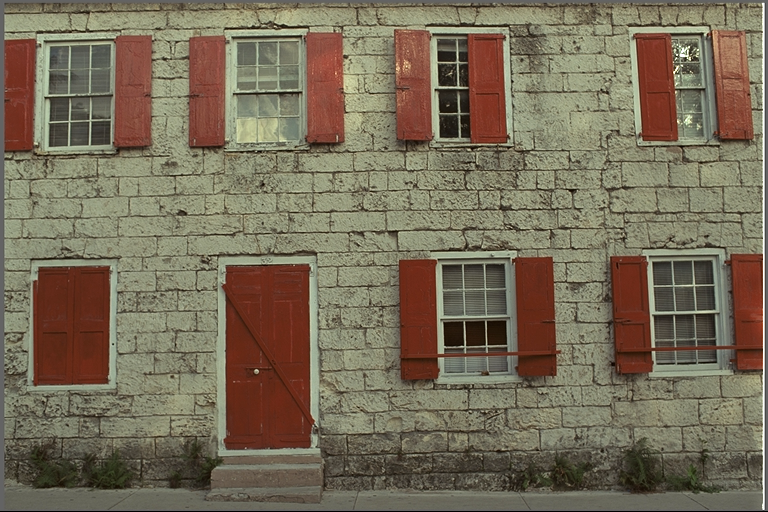
//> input picture dataset/1.png, 768 x 512 px; its folder holds only this picture in this run
$ ./serial   (built with g++ and OpenCV 4)
//> lines starting //> are read from the running program, lines starting //| are printed output that depends on the picture
#include <stdio.h>
#include <time.h>
#include <opencv2/opencv.hpp>

using namespace cv;

void pointOperations(Mat image)
{
    Mat image_grey, image_dark, image_contrast, image_binary, image_inverted, image_gamma;
    cvtColor(image, image_grey, COLOR_BGR2GRAY);

    image_dark = image + Scalar(-50, -50, -50);

    image_contrast = image * 1.5;

    adaptiveThreshold(image_grey, image_binary, 230, ADAPTIVE_THRESH_GAUSSIAN_C, THRESH_BINARY, 3, 2);

    // build a lookup table mapping the pixel values[0, 255] to
    // their adjusted gamma values
    float invGamma = 1.0 / 2.2;
    Mat table(1, 256, CV_8U);
    uchar *p = table.ptr();
    for (int i = 0; i < 256; ++i)
    {
        p[i] = (uchar)(pow(i / 255.0, invGamma) * 255);
    }
    LUT(image, table, image_gamma);
}

void noise(Mat image)
{
    // Salt and Pepper Noise
    int row, col, channels;
    row = image.rows;
    col = image.cols;
    channels = image.channels();
    float s_vs_p = 0.5;
    float amount = 0.004;
    Mat snpNoise = image.clone();
    // Salt mode
    float num_salt = ceil(amount * image.rows * image.cols * s_vs_p);
    std::vector<Point> coords;
    for (int i = 0; i < num_salt; ++i)
    {
        coords.push_back(Point(rand() % col, rand() % row));
    }
    for (const auto &coord : coords)
    {
        snpNoise.at<Vec3b>(coord) = Vec3b(255, 255, 255);
    }

    // Pepper mode
    float num_pepper = ceil(amount * image.rows * image.cols * (1. - s_vs_p));
    coords.clear();
    for (int i = 0; i < num_pepper; ++i)
    {
        coords.push_back(Point(rand() % col, rand() % row));
    }
    for (const auto &coord : coords)
    {
        snpNoise.at<Vec3b>(coord) = Vec3b(0, 0, 0);
    }

    Mat speckNoise;
    Mat gaussNoise = Mat::zeros(image.rows, image.cols, image.type());
    RNG rng;
    rng.fill(gaussNoise, RNG::NORMAL, 10, 20);
    rng.fill(gaussNoise, RNG::NORMAL, 1, 1);
    multiply(image, gaussNoise, speckNoise);
}

void filters(Mat image)
{
    Mat avg, gauss, median, bilateral;
    blur(image, avg, Size(5, 5));

    GaussianBlur(image, gauss, Size(5, 5), 0);

    medianBlur(image, median, 5);

    bilateralFilter(image, bilateral, 9, 75, 75);
}

void edgeDetection(Mat image)
{
    Mat sobel, canny, laplacian, sharpened;
    Sobel(image, sobel, CV_8U, 1, 1);

    Canny(image, canny, 100, 200);

    Laplacian(image, laplacian, CV_8U);

    GaussianBlur(image, sharpened, Size(0, 0), 3);
    addWeighted(image, 1.5, sharpened, -0.5, 0, sharpened);
}

void morphing(Mat image)
{
    Mat eroded, dilated, opened, closed;
    Mat element = getStructuringElement(MORPH_RECT, Size(5, 5));
    erode(image, eroded, element);

    dilate(image, dilated, element);

    morphologyEx(image, opened, MORPH_OPEN, element);

    morphologyEx(image, closed, MORPH_CLOSE, element);

    Mat marker, mask;
    float radius = 0.5;
    cvtColor(eroded, marker, COLOR_BGR2GRAY);
    cvtColor(image, mask, COLOR_BGR2GRAY);
    Mat kernel = Mat::ones(
        2 * radius + 1,
        2 * radius + 1,
        CV_8U);

    while (true)
    {
        Mat expanded;

        // Dilate marker
        dilate(marker, expanded, kernel);

        // Apply mask constraint
        bitwise_and(expanded, mask, expanded);

        // Termination condition: no change after expansion
        if (countNonZero(marker != expanded) == 0)
        {
            break;
        }

        marker = expanded;
    }
}

void geometricTransformations(Mat image)
{
    Mat rotated, scaled, translated, flipped;
    Point2f center(image.cols / 2.0F, image.rows / 2.0F);
    double angle = 45.0;
    double scale = 1.0;
    Mat rotMat = getRotationMatrix2D(center, angle, scale);
    warpAffine(image, rotated, rotMat, image.size());

    resize(image, scaled, Size(), 1.5, 1.5);

    Mat transMat = (Mat_<double>(2, 3) << 1, 0, 50, 0, 1, 50);
    warpAffine(image, translated, transMat, image.size());

    flip(image, flipped, 1);

    std::vector<Point2f> srcPts = {
        {120.23f, 160.75f},
        {500.10f, 160.75f},
        {380.00f, 400.00f},
        {120.0f, 400.00f}};

    std::vector<Point2f> dstPts = {
        {0.0f, 0.0f},
        {640.0f, 0.0f},
        {640.0f, 640.0f},
        {0.0f, 640.0f}};

    Mat Homography = getPerspectiveTransform(srcPts, dstPts);

    Mat perspective;
    warpPerspective(
        image,
        perspective,
        Homography,
        Size(640, 640),
        INTER_LINEAR, // sub-pixel bilinear interpolation
        BORDER_REPLICATE);
}

void channelOperations(Mat image)
{
    std::vector<Mat> channels;
    Mat zeros = Mat::zeros(image.size(), CV_8UC1);
    Mat blueChannel, greenChannel, redChannel, mergedImage;
    split(image, channels);
    merge(std::vector<Mat>{channels[0], zeros, zeros}, blueChannel);
    merge(std::vector<Mat>{zeros, channels[1], zeros}, greenChannel);
    merge(std::vector<Mat>{zeros, zeros, channels[2]}, redChannel);

    std::vector<Mat> mergedChannels = {channels[0], channels[1], channels[2]};
    merge(mergedChannels, mergedImage);

    Mat hsv;

    for (int i = 0; i < 3; i++)
    {
        cvtColor(image, hsv, COLOR_BGR2HSV);
        split(hsv, channels);
        for (int y = 0; y < hsv.rows; ++y)
        {
            cv::Vec3b *row = hsv.ptr<cv::Vec3b>(y);

            for (int x = 0; x < hsv.cols; ++x)
            {
                int h = row[x][0];
                int s = row[x][1];
                int v = row[x][2];

                if (i == 0)
                {
                    // Hue (wrap, never clamp)
                    h += 20;
                    if (h >= 180)
                        h -= 180;
                    if (h < 0)
                        h += 180;
                }
                else if (i == 1)
                {
                    // Saturation (scale + clamp)
                    s = static_cast<int>(s * 2);
                    s = std::min(255, std::max(0, s));
                }
                else if (i == 2)
                {
                    // Value (scale + clamp)
                    v = static_cast<int>(v * 2);
                    v = std::min(255, std::max(0, v));
                }
                row[x] = cv::Vec3b(
                    static_cast<uchar>(h),
                    static_cast<uchar>(s),
                    static_cast<uchar>(v));
            }
        }

        cv::cvtColor(hsv, hsv, cv::COLOR_HSV2BGR);
    }

    cv::Mat lab;
    cv::cvtColor(image, lab, cv::COLOR_BGR2Lab);

    for (int y = 0; y < lab.rows; ++y)
    {
        cv::Vec3b *row = lab.ptr<cv::Vec3b>(y);

        for (int x = 0; x < lab.cols; ++x)
        {
            // Normalize L to [0,1]
            float L = row[x][0] / 255.0f;

            // Gamma tone mapping
            L = std::pow(L, 2);

            // Contrast around mid-gray
            L = (L - 0.5f) * 10 + 0.5f;

            // Clamp and rescale
            L = std::min(1.0f, std::max(0.0f, L));
            row[x][0] = static_cast<uchar>(L * 255.0f);
        }
    }

    cv::cvtColor(lab, lab, cv::COLOR_Lab2BGR);
}

int main(int argc, char **argv)
{
    clock_t start = clock();

    std::vector<String> fn;
    glob("D:/amin/Final Assignment/dataset/*.png", fn, false);
    std::vector<Mat> images;
    size_t count = fn.size(); // number of png files in images folder
    for (size_t i = 0; i < count; i++)
        images.push_back(imread(fn[i]));
//> images[0] is the input picture: 512 rows x 768 cols, CV_8UC3; mean B, G, R 88.4, 108.7, 119.8

    if (!images[0].data)
    {
        printf("No image data \n");
        return -1;
    }

    for (size_t i = 0; i < count; i++)
    {
        pointOperations(images[i]);
        noise(images[i]);
        filters(images[i]);
        edgeDetection(images[i]);
        morphing(images[i]);
        geometricTransformations(images[i]);
        channelOperations(images[i]);
    }
//> this loop made 1 pass
//> pass 1, in pointOperations, `cvtColor(image, image_grey, COLOR_BGR2GRAY);`:
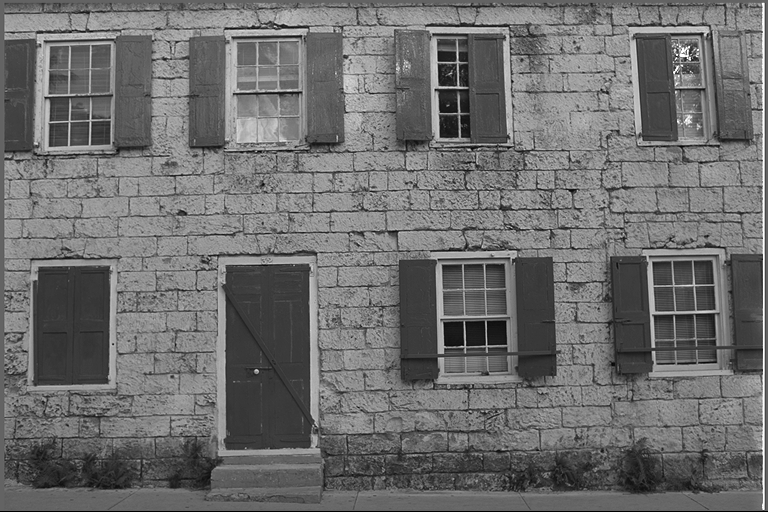
//> image_grey: 512 rows x 768 cols, CV_8UC1; min 0, max 255, mean 109.7
//> pass 1, in pointOperations, `image_dark = image + Scalar(-50, -50, -50);`:
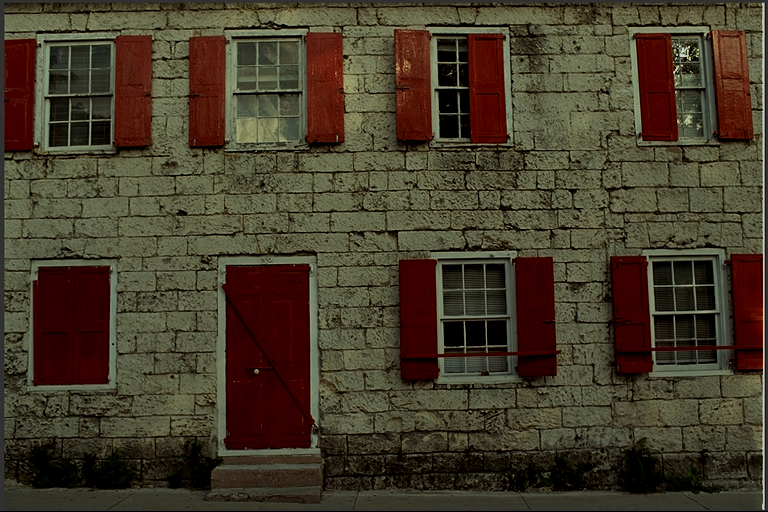
//> image_dark: 512 rows x 768 cols, CV_8UC3; mean B, G, R 42.8, 60.2, 70.2
//> pass 1, in pointOperations, `image_contrast = image * 1.5;`:
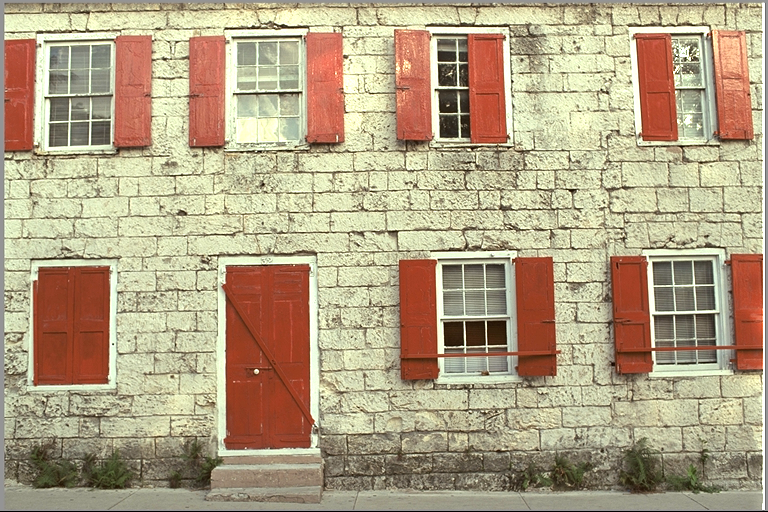
//> image_contrast: 512 rows x 768 cols, CV_8UC3; mean B, G, R 132.3, 161.8, 178.7
//> pass 1, in pointOperations, `adaptiveThreshold(image_grey, image_binary, 230, ADAPTIVE_THRESH_GAUSS..`:
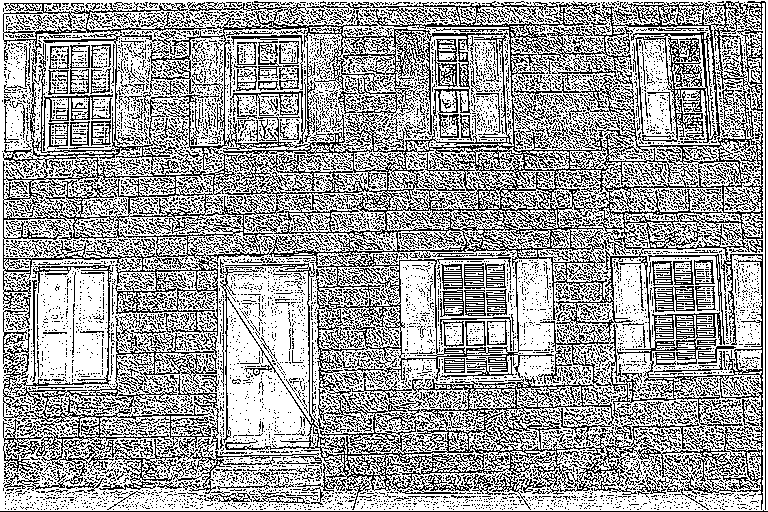
//> image_binary: 512 rows x 768 cols, CV_8UC1; values 0 (black) and 230 (white), 63.3% white; black in thin lines or dots
    printf("Execution Time: %.2f seconds\n", double(clock() - start) / CLOCKS_PER_SEC);
    return 0;
}

$ run again, on dataset/13.png
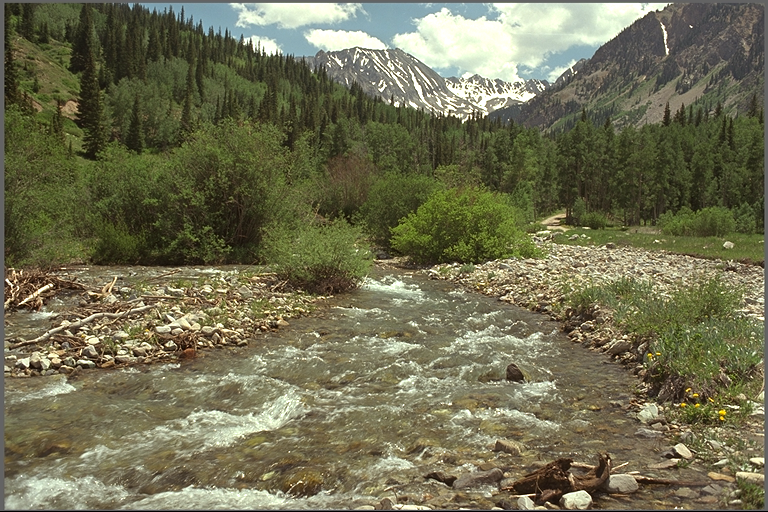
//> input picture dataset/13.png, 768 x 512 px
//> images[0] is the input picture: 512 rows x 768 cols, CV_8UC3; mean B, G, R 82.3, 110.5, 112.2
//> the loop `for (size_t i = 0; i < count; i++)` made 1 pass
//> pass 1, in pointOperations, `image_contrast = image * 1.5;`:
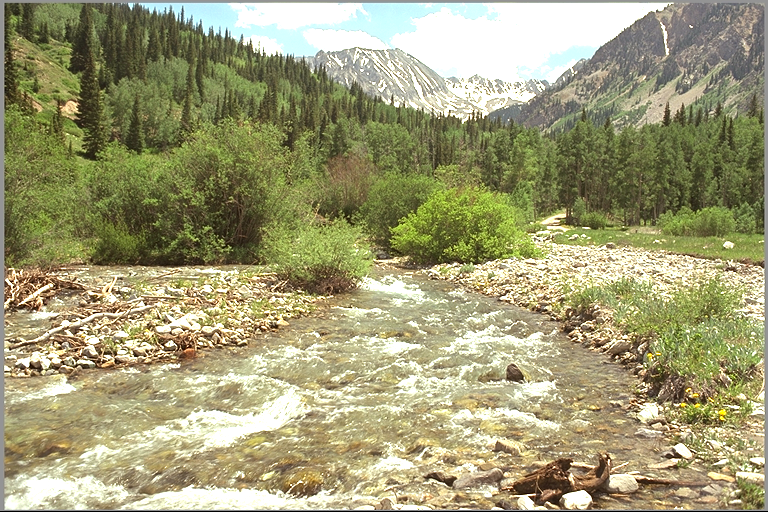
//> image_contrast: 512 rows x 768 cols, CV_8UC3; mean B, G, R 117.7, 156.1, 159.3
//> pass 1, in pointOperations, `adaptiveThreshold(image_grey, image_binary, 230, ADAPTIVE_THRESH_GAUSS..`:
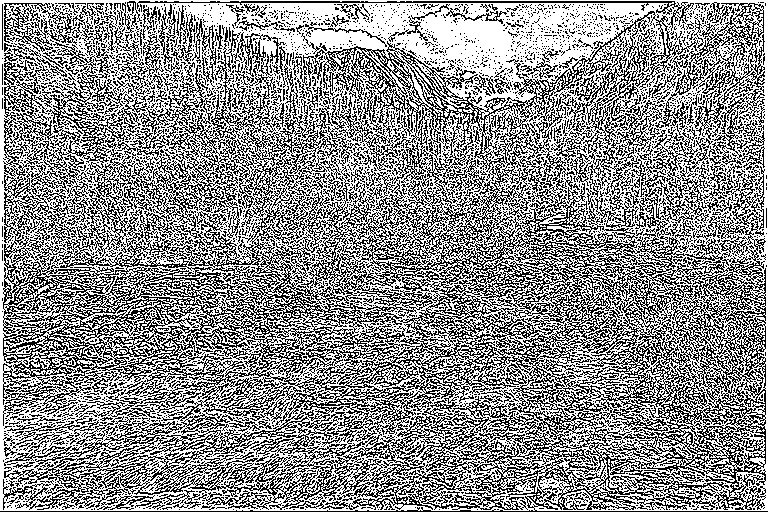
//> image_binary: 512 rows x 768 cols, CV_8UC1; values 0 (black) and 230 (white), 56.6% white; black in thin lines or dots

$ run again, on dataset/15.png
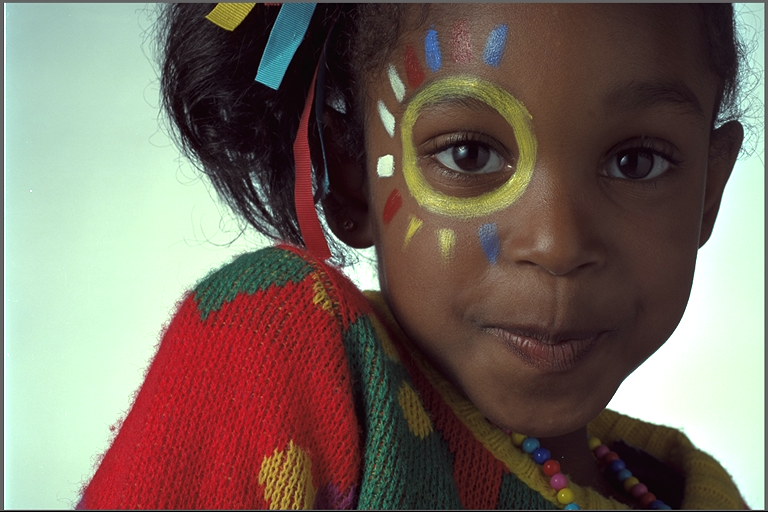
//> input picture dataset/15.png, 768 x 512 px
//> images[0] is the input picture: 512 rows x 768 cols, CV_8UC3; mean B, G, R 95.9, 105.8, 119.3
//> the loop `for (size_t i = 0; i < count; i++)` made 1 pass
//> pass 1, in pointOperations, `image_contrast = image * 1.5;`:
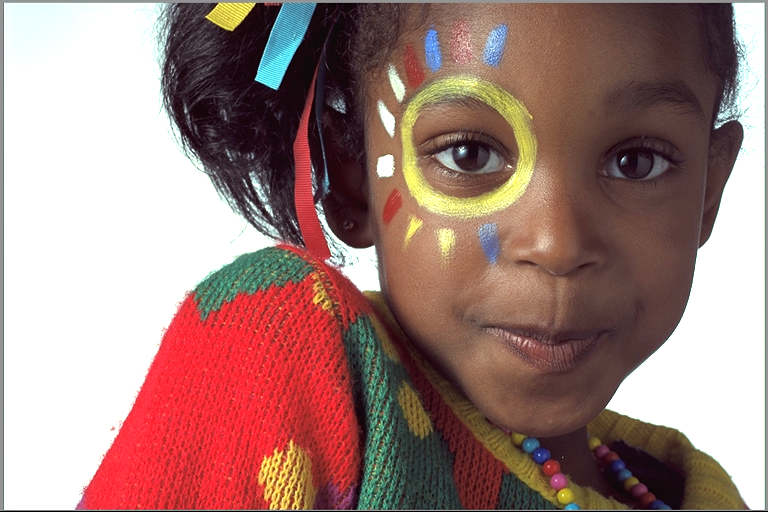
//> image_contrast: 512 rows x 768 cols, CV_8UC3; mean B, G, R 122.6, 127.6, 160.8
//> pass 1, in pointOperations, `adaptiveThreshold(image_grey, image_binary, 230, ADAPTIVE_THRESH_GAUSS..`:
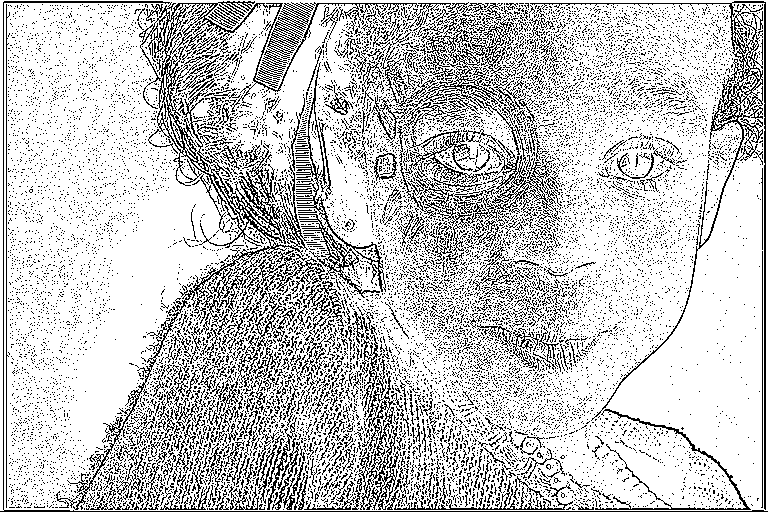
//> image_binary: 512 rows x 768 cols, CV_8UC1; values 0 (black) and 230 (white), 77.8% white; black in thin lines or dots

$ run again, on dataset/10.png
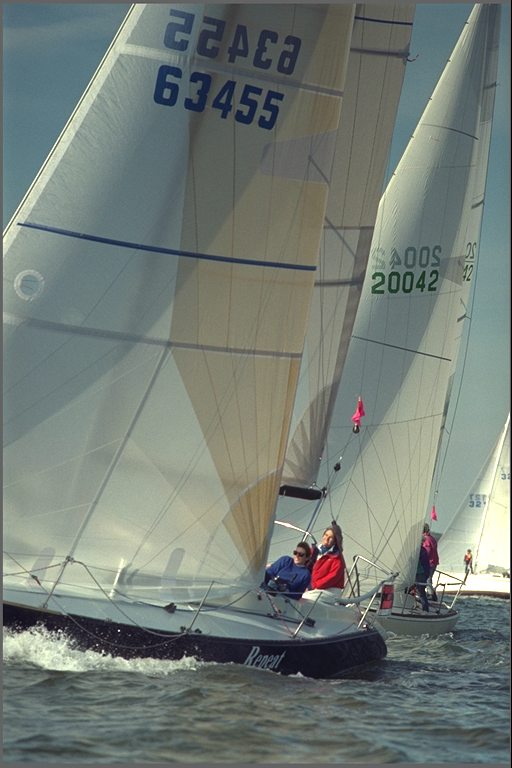
//> input picture dataset/10.png, 512 x 768 px
//> images[0] is the input picture: 768 rows x 512 cols, CV_8UC3; mean B, G, R 118.3, 124.8, 115.6
//> the loop `for (size_t i = 0; i < count; i++)` made 1 pass
//> pass 1, in pointOperations, `adaptiveThreshold(image_grey, image_binary, 230, ADAPTIVE_THRESH_GAUSS..`:
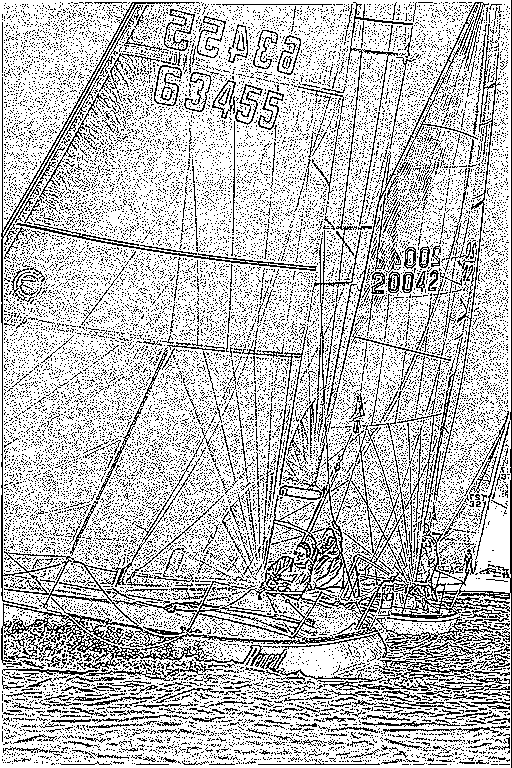
//> image_binary: 768 rows x 512 cols, CV_8UC1; values 0 (black) and 230 (white), 75.3% white; black in thin lines or dots
